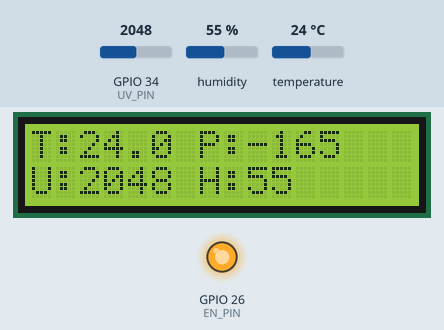
The sketch below on a simulated ESP32. On the bench: 16×2 character LCD, output pins drawn as LEDs (lit = HIGH). The test bench sets the inputs (shaded band); at power-on: humidity 55 %, GPIO 34 (UV_PIN) = 2048, temperature 24 °C (analog values on the 0–4095 scale). WiFi joins after 1.5 s; servers stay silent unless stated; uploads are accepted with an empty reply; pins used as bus, display or sensor lines are not drawn; what the sketch prints to the serial monitor is not drawn.

Above: at 8.8 s.
8.9 s: humidity set to 22 %
At 19.2 s:
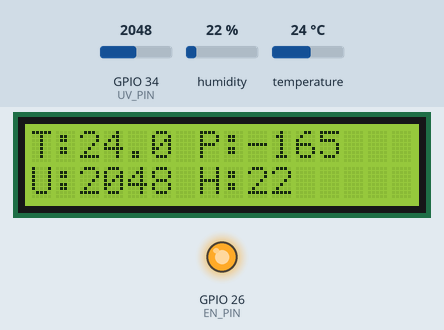
22.0 s: GPIO 34 (UV_PIN) set to 2866
At 29.2 s:
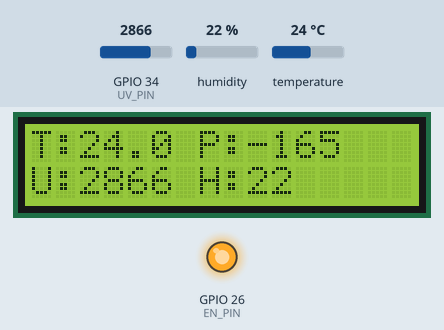
33.3 s: temperature set to 12 °C
At 39.2 s:
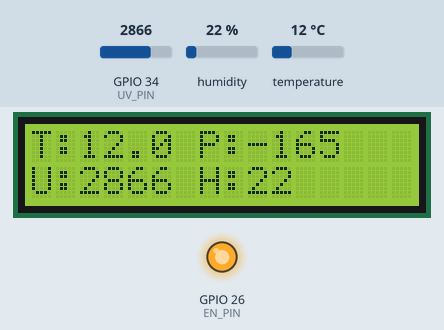
43.3 s: GPIO 34 (UV_PIN) set to 3603
At 49.2 s:
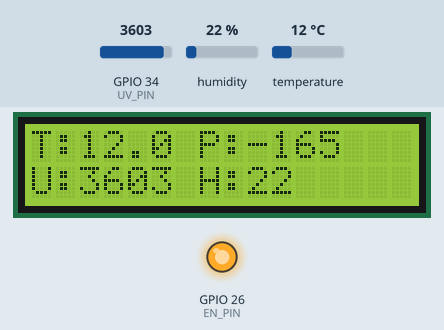
53.3 s: humidity set to 40 %
At 59.2 s:
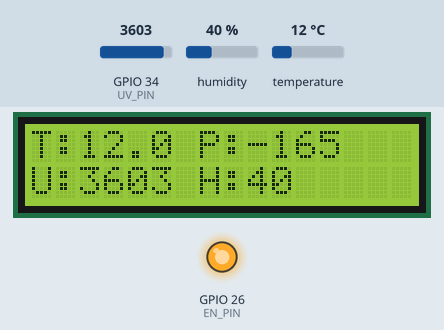
63.3 s: GPIO 34 (UV_PIN) set to 4095
At 69.2 s:
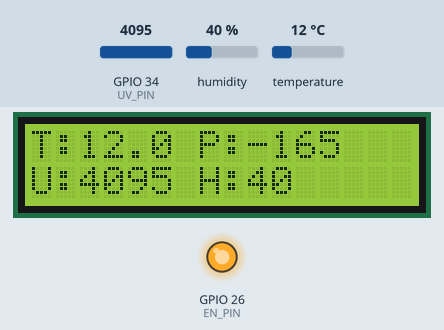
Timing chart, 0 to 70.7 s (numbered marks = the images above; inputs shaded):
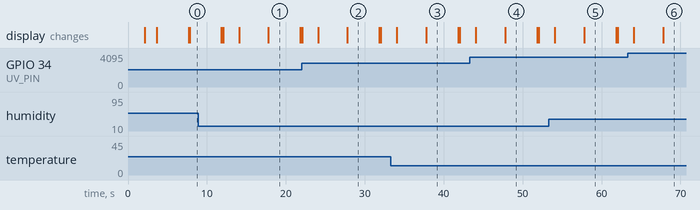

Measured:
- what the display in image 1 shows lasts 4.0 s, from 17.8 s to 21.8 s

The sketch:

esp32_sensors.ino
```cpp
#include <Arduino.h>
#include <WiFi.h>
#include <HTTPClient.h>
#include <DHTesp.h>
#include <SPI.h>
#include <Wire.h>
#include <LiquidCrystal_I2C.h>

// -------------------- LCD --------------------
LiquidCrystal_I2C lcd(0x27, 16, 2);

// -------------------- WLAN --------------------
const char* ssid = "Newton";
const char* password = "Andji1911";
const char* serverUrl = "http://172.20.10.4:5000/sensor-update";

// -------------------- DHT11 --------------------
#define DHTPIN 4
DHTesp dht;

// -------------------- ML8511 / GY-ML8511 --------------------
#define UV_PIN 34
#define EN_PIN 26

// -------------------- MS5540C --------------------
#define PIN_MCLK 25
#define PIN_MOSI 23
#define PIN_MISO 19
#define PIN_SCLK 18

unsigned long lastReadTime = 0;
const unsigned long readInterval = 10000;

// -------------------- MS5540C Kalibrierwerte --------------------
uint16_t W1, W2, W3, W4;
int32_t C1, C2, C3, C4, C5, C6;

SPISettings msSettings(500000, MSBFIRST, SPI_MODE1);

void ensureWifiConnection();

void lcdMessage(const String& line1, const String& line2 = "") {
  lcd.clear();
  lcd.setCursor(0, 0);
  lcd.print(line1.substring(0, 16));
  lcd.setCursor(0, 1);
  lcd.print(line2.substring(0, 16));
}

void showSensorValues(bool hasDhtValues, float temperatur, float luftfeuchtigkeit, float druck, int uv) {
  lcd.clear();

  lcd.setCursor(0, 0);
  if (hasDhtValues) {
    lcd.print("T:");
    lcd.print(temperatur, 1);
    lcd.print(" P:");
    lcd.print(druck, 0);
  } else {
    lcd.print("T:Err P:");
    lcd.print(druck, 0);
  }

  lcd.setCursor(0, 1);
  lcd.print("U:");
  lcd.print(uv);

  if (hasDhtValues) {
    lcd.print(" H:");
    lcd.print(luftfeuchtigkeit, 0);
  } else {
    lcd.print(" H:Err");
  }
}

void connectWifi() {
  Serial.print("Verbinde mit WLAN");
  lcdMessage("WLAN verbindet", "...");

  WiFi.begin(ssid, password);

  int tries = 0;
  while (WiFi.status() != WL_CONNECTED && tries < 30) {
    delay(500);
    Serial.print(".");
    tries++;
  }

  Serial.println();

  if (WiFi.status() == WL_CONNECTED) {
    Serial.println("WLAN verbunden");
    Serial.print("IP-Adresse: ");
    Serial.println(WiFi.localIP());

    lcdMessage("WLAN verbunden", WiFi.localIP().toString());
    delay(2000);
  } else {
    Serial.println("WLAN Verbindung fehlgeschlagen");
    lcdMessage("WLAN Fehler", "nicht verbunden");
    delay(2000);
  }
}

void ms5540Reset() {
  SPI.beginTransaction(msSettings);
  SPI.transfer(0x15);
  SPI.transfer(0x55);
  SPI.transfer(0x40);
  SPI.endTransaction();
  delay(10);
}

uint16_t ms5540ReadWord(byte command1, byte command2) {
  SPI.beginTransaction(msSettings);
  SPI.transfer(command1);
  SPI.transfer(command2);
  byte highByte = SPI.transfer(0x00);
  byte lowByte = SPI.transfer(0x00);
  SPI.endTransaction();

  return ((uint16_t)highByte << 8) | lowByte;
}

uint16_t ms5540ReadADC(byte command1, byte command2) {
  SPI.beginTransaction(msSettings);
  SPI.transfer(command1);
  SPI.transfer(command2);
  delay(40);
  byte highByte = SPI.transfer(0x00);
  byte lowByte = SPI.transfer(0x00);
  SPI.endTransaction();

  return ((uint16_t)highByte << 8) | lowByte;
}

void ms5540ReadCalibration() {
  ms5540Reset();

  W1 = ms5540ReadWord(0x1D, 0x50);
  W2 = ms5540ReadWord(0x1D, 0x60);
  W3 = ms5540ReadWord(0x1D, 0x90);
  W4 = ms5540ReadWord(0x1D, 0xA0);

  C1 = W1 >> 1;
  C5 = ((W1 & 0x0001) << 10) | (W2 >> 6);
  C6 = W2 & 0x003F;
  C4 = W3 >> 6;
  C2 = ((W3 & 0x003F) << 6) | (W4 & 0x003F);
  C3 = W4 >> 6;
}

float ms5540ReadPressure() {
  uint16_t D1 = ms5540ReadADC(0x0F, 0x40);
  uint16_t D2 = ms5540ReadADC(0x0F, 0x20);

  int32_t UT1 = 8 * C5 + 20224;
  int32_t dT = D2 - UT1;

  int32_t OFF = C2 * 4 + (((C4 - 512) * dT) >> 12);
  int32_t SENS = C1 + ((C3 * dT) >> 10) + 24576;

  int32_t X = ((SENS * ((int32_t)D1 - 7168)) >> 14) - OFF;
  int32_t P = ((X * 10) >> 5) + 2500;

  return P / 10.0;
}

int readUvRaw() {
  digitalWrite(EN_PIN, HIGH);
  delay(10);
  return analogRead(UV_PIN);
}

void sendSensorData(bool hasDhtValues, float temperatur, float luftfeuchtigkeit, float druck, int uv) {
  ensureWifiConnection();

  if (WiFi.status() == WL_CONNECTED) {
    HTTPClient http;
    http.begin(serverUrl);
    http.setTimeout(4000);
    http.addHeader("Content-Type", "application/json");

    String json = "{";
    json += "\"uv\":" + String(uv) + ",";
    json += "\"druck\":" + String(druck, 1);

    if (hasDhtValues) {
      json += ",\"temperatur\":" + String(temperatur, 1);
      json += ",\"luftfeuchtigkeit\":" + String(luftfeuchtigkeit, 1);
    }

    json += "}";

    Serial.println("Sende JSON:");
    Serial.println(json);

    lcdMessage("Sende Daten...", "bitte warten");

    int httpResponseCode = http.POST(json);

    Serial.print("HTTP Response Code: ");
    Serial.println(httpResponseCode);

    if (httpResponseCode > 0) {
      String response = http.getString();
      Serial.println("Server Antwort:");
      Serial.println(response);

      lcdMessage("Senden OK", "Code:" + String(httpResponseCode));
      delay(2000);
    } else {
      Serial.print("Fehler beim Senden: ");
      Serial.println(http.errorToString(httpResponseCode));

      lcdMessage("Sendefehler", "Code:" + String(httpResponseCode));
      delay(2500);
    }

    http.end();
  } else {
    lcdMessage("Kein WLAN", "nicht gesendet");
    delay(2000);
  }
}

void setup() {
  Serial.begin(115200);
  delay(2000);

  Wire.begin(21, 22);
  lcd.init();
  lcd.backlight();
  lcdMessage("System startet", "...");

  Serial.println("Starte Sensoren...");

  connectWifi();

  dht.setup(DHTPIN, DHTesp::DHT11);
  delay(2000);

  pinMode(EN_PIN, OUTPUT);
  digitalWrite(EN_PIN, HIGH);

  analogReadResolution(12);
  analogSetPinAttenuation(UV_PIN, ADC_11db);

  pinMode(PIN_MCLK, OUTPUT);
  ledcAttach(PIN_MCLK, 32768, 8);
  ledcWrite(PIN_MCLK, 128);

  SPI.begin(PIN_SCLK, PIN_MISO, PIN_MOSI, -1);

  ms5540ReadCalibration();

  Serial.println("Sensoren gestartet");
  lcdMessage("Sensoren bereit", "warte...");
  lastReadTime = millis() - readInterval;
}

void loop() {
  ensureWifiConnection();

  if (millis() - lastReadTime >= readInterval) {
    lastReadTime = millis();

    TempAndHumidity data = dht.getTempAndHumidity();
    float pressure = ms5540ReadPressure();
    int uvRaw = readUvRaw();

    Serial.println("-------------------------");

    float temperatur = NAN;
    float luftfeuchtigkeit = NAN;
    bool hasDhtValues = false;

    if (dht.getStatus() != 0) {
      Serial.print("DHT11 Fehler: ");
      Serial.println(dht.getStatusString());
      Serial.println("Temperatur: Fehler");
      Serial.println("Luftfeuchtigkeit: Fehler");
    } else {
      temperatur = data.temperature;
      luftfeuchtigkeit = data.humidity;
      hasDhtValues = true;

      Serial.print("Temperatur: ");
      Serial.print(temperatur, 1);
      Serial.println(" °C");

      Serial.print("Luftfeuchtigkeit: ");
      Serial.print(luftfeuchtigkeit, 1);
      Serial.println(" %");
    }

    Serial.print("Druck: ");
    Serial.print(pressure, 1);
    Serial.println(" mbar");

    Serial.print("UV Rohwert: ");
    Serial.println(uvRaw);

    showSensorValues(hasDhtValues, temperatur, luftfeuchtigkeit, pressure, uvRaw);
    delay(4000);

    if (hasDhtValues) {
      sendSensorData(true, temperatur, luftfeuchtigkeit, pressure, uvRaw);
    } else {
      Serial.println("DHT11 ungültig, sende Druck und UV trotzdem.");
      sendSensorData(false, temperatur, luftfeuchtigkeit, pressure, uvRaw);
    }

    lcdMessage("Warte auf", "naechste Messung");
  }
}

void ensureWifiConnection() {
  if (WiFi.status() == WL_CONNECTED) {
    return;
  }

  Serial.println("WLAN weg, verbinde neu...");
  lcdMessage("WLAN weg", "verbinde neu");
  WiFi.disconnect(true, true);
  delay(250);
  connectWifi();
}
```
